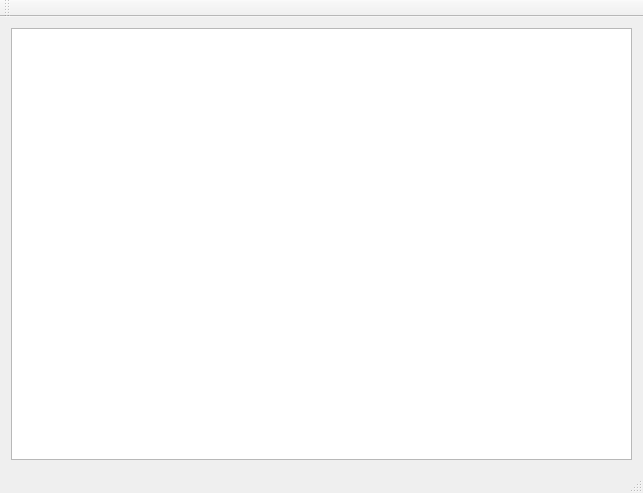
<?xml version="1.0" encoding="UTF-8"?>
<ui version="4.0">
 <class>MainWindow</class>
 <widget class="QMainWindow" name="MainWindow">
  <property name="geometry">
   <rect>
    <x>0</x>
    <y>0</y>
    <width>643</width>
    <height>493</height>
   </rect>
  </property>
  <property name="windowTitle">
   <string>MainWindow</string>
  </property>
  <widget class="QWidget" name="centralWidget">
   <layout class="QGridLayout" name="gridLayout">
    <item row="0" column="0">
     <widget class="QGraphicsView" name="graphicsView"/>
    </item>
   </layout>
  </widget>
  <widget class="QMenuBar" name="menuBar">
   <property name="geometry">
    <rect>
     <x>0</x>
     <y>0</y>
     <width>643</width>
     <height>21</height>
    </rect>
   </property>
  </widget>
  <widget class="QToolBar" name="mainToolBar">
   <attribute name="toolBarArea">
    <enum>TopToolBarArea</enum>
   </attribute>
   <attribute name="toolBarBreak">
    <bool>false</bool>
   </attribute>
  </widget>
  <widget class="QStatusBar" name="statusBar"/>
 </widget>
 <layoutdefault spacing="6" margin="11"/>
 <resources/>
 <connections/>
</ui>
